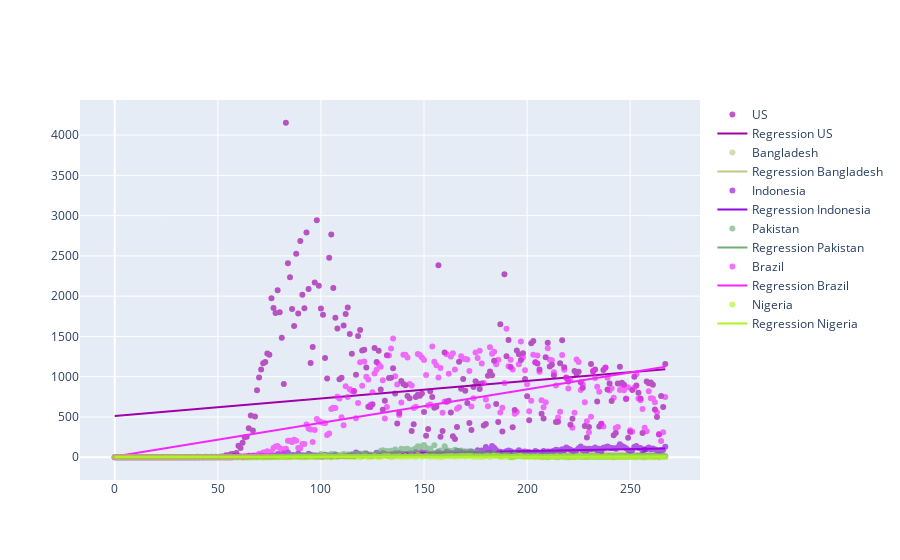

Notebook code for this chart:
### Code cell
fig = go.Figure()
days = CountryNewDeaths.index.values.reshape(-1, 1)
def draw(df, name):
    X = days
    model = LinearRegression()
    model.fit(X, df.values.reshape(-1, 1))

    x_range = np.linspace(X.min(), X.max(), df.size)
    y_range = model.predict(x_range.reshape(-1, 1))
    color1 = list(np.random.choice(range(256), size=3))
    Y_Range = pd.Series(y_range[:,0], index=df.index)
    fig.add_trace(
        go.Scatter(
            x=df.index,
            y=df.values,
            opacity=0.65,
            name=name,
            mode="markers",
            line=dict(width=2, color=f'rgb({color1[0]},{color1[1]},{color1[2]} )'),
        ))
    fig.add_trace(
        go.Scatter(
            x=df.index,
            y=Y_Range,
            opacity=1,
            name='Regression ' + name,
            line=dict(width=2, color=f'rgb({color1[0]},{color1[1]},{color1[2]} )'),
        ))
# # Set custom x-axis labels
# fig.update_xaxes(
#     tickvals=df.index[0::40],
#     ticktext=df['Date'][0::40],
# )


draw(CountryNewDeaths['US'], 'US')
draw(CountryNewDeaths['Bangladesh'], 'Bangladesh')
draw(CountryNewDeaths['Indonesia'], 'Indonesia')
draw(CountryNewDeaths['Pakistan'], 'Pakistan')
draw(CountryNewDeaths['Brazil'], 'Brazil')
draw(CountryNewDeaths['Nigeria'], 'Nigeria')

fig.show()

### Figure 1 — Plotly figure (JSON) as saved in the notebook; plotly's stock layout.template omitted (floating-point values rounded to 4 significant figures; data arrays with more than 128 entries replaced by an {"elided": "..."} marker saying what was removed)
{"data": [{"line": {"color": "rgb(160,0,169 )", "width": 2}, "mode": "markers", "name": "US", "opacity": 0.65, "type": "scatter", "x": {"elided": "268 int values"}, "y": {"elided": "268 int values"}}, {"line": {"color": "rgb(160,0,169 )", "width": 2}, "name": "Regression US", "opacity": 1, "type": "scatter", "x": {"elided": "268 int values"}, "y": {"elided": "268 float values"}}, {"line": {"color": "rgb(188,202,134 )", "width": 2}, "mode": "markers", "name": "Bangladesh", "opacity": 0.65, "type": "scatter", "x": {"elided": "268 int values"}, "y": {"elided": "268 int values"}}, {"line": {"color": "rgb(188,202,134 )", "width": 2}, "name": "Regression Bangladesh", "opacity": 1, "type": "scatter", "x": {"elided": "268 int values"}, "y": {"elided": "268 float values"}}, {"line": {"color": "rgb(150,9,222 )", "width": 2}, "mode": "markers", "name": "Indonesia", "opacity": 0.65, "type": "scatter", "x": {"elided": "268 int values"}, "y": {"elided": "268 int values"}}, {"line": {"color": "rgb(150,9,222 )", "width": 2}, "name": "Regression Indonesia", "opacity": 1, "type": "scatter", "x": {"elided": "268 int values"}, "y": {"elided": "268 float values"}}, {"line": {"color": "rgb(109,176,115 )", "width": 2}, "mode": "markers", "name": "Pakistan", "opacity": 0.65, "type": "scatter", "x": {"elided": "268 int values"}, "y": {"elided": "268 int values"}}, {"line": {"color": "rgb(109,176,115 )", "width": 2}, "name": "Regression Pakistan", "opacity": 1, "type": "scatter", "x": {"elided": "268 int values"}, "y": {"elided": "268 float values"}}, {"line": {"color": "rgb(243,39,252 )", "width": 2}, "mode": "markers", "name": "Brazil", "opacity": 0.65, "type": "scatter", "x": {"elided": "268 int values"}, "y": {"elided": "268 int values"}}, {"line": {"color": "rgb(243,39,252 )", "width": 2}, "name": "Regression Brazil", "opacity": 1, "type": "scatter", "x": {"elided": "268 int values"}, "y": {"elided": "268 float values"}}, {"line": {"color": "rgb(176,243,39 )", "width": 2}, "mode": "markers", "name": "Nigeria", "opacity": 0.65, "type": "scatter", "x": {"elided": "268 int values"}, "y": {"elided": "268 int values"}}, {"line": {"color": "rgb(176,243,39 )", "width": 2}, "name": "Regression Nigeria", "opacity": 1, "type": "scatter", "x": {"elided": "268 int values"}, "y": {"elided": "268 float values"}}], "layout": {}}
